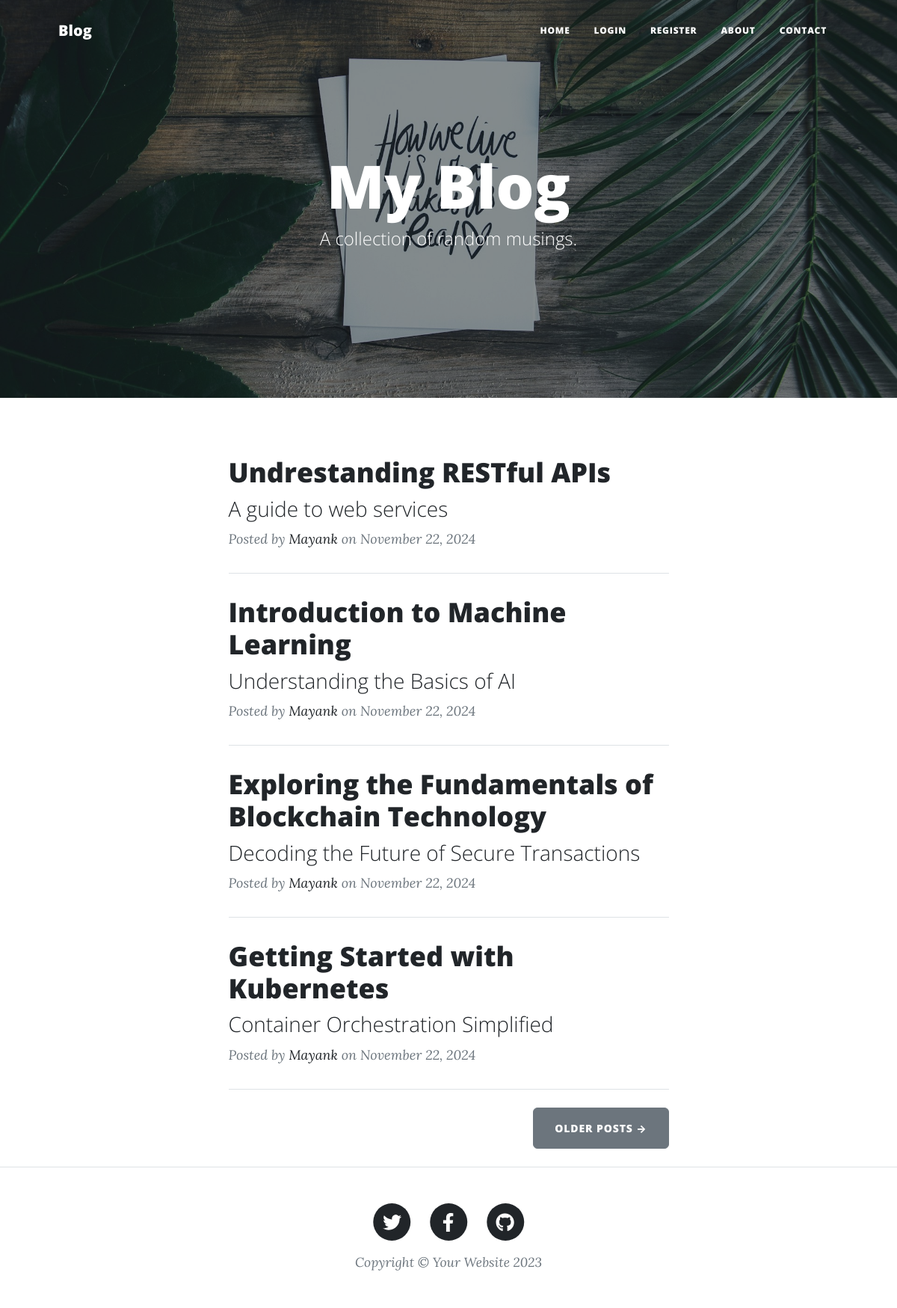
The page / on the database its author committed.
### main.py (models this page shows)
class BlogPost(db.Model):
    __tablename__ = "blog_posts"
    id: Mapped[int] = mapped_column(Integer, primary_key=True)
    author_id: Mapped[int] = mapped_column(Integer, db.ForeignKey("users.id"))
    author = relationship("User", back_populates="posts")
    title: Mapped[str] = mapped_column(String(250), unique=True, nullable=False)
    subtitle: Mapped[str] = mapped_column(String(250), nullable=False)
    date: Mapped[str] = mapped_column(String(250), nullable=False)
    body: Mapped[str] = mapped_column(Text, nullable=False)
    img_url: Mapped[str] = mapped_column(String(250), nullable=False)
    comments = relationship("Comment", back_populates="parent_post")

class User(UserMixin, db.Model):
    __tablename__ = "users"
    id: Mapped[int] = mapped_column(Integer, primary_key=True)
    email: Mapped[str] = mapped_column(String(100), unique=True)
    password: Mapped[str] = mapped_column(String(100))
    name: Mapped[str] = mapped_column(String(100))
    posts = relationship("BlogPost", back_populates="author")
    comments = relationship("Comment", back_populates="comment_author")

### main.py (the view)
@app.route('/')
def get_all_posts():
    result = db.session.execute(db.select(BlogPost))
    posts = result.scalars().all()
    return render_template("index.html", all_posts=posts, current_user=current_user)

### templates/index.html (shortened to what this page needs)
{% include "header.html" %}
<header
  class="masthead"
  style="background-image: url('../static/assets/img/home-bg.jpg')"
>
  <div class="container position-relative px-4 px-lg-5">
    <div class="row gx-4 gx-lg-5 justify-content-center">
      <div class="col-md-10 col-lg-8 col-xl-7">
        <div class="site-heading">
          <h1>My Blog</h1>
          <span class="subheading">A collection of random musings.</span>
        </div>
      </div>
    </div>
  </div>
</header>
<div class="container px-4 px-lg-5">
  <div class="row gx-4 gx-lg-5 justify-content-center">
    <div class="col-md-10 col-lg-8 col-xl-7">
      {% for post in all_posts %}
      <div class="post-preview">
        <a href="{{ url_for('show_post', post_id=post.id) }}">
          <h2 class="post-title">{{ post.title }}</h2>
          <h3 class="post-subtitle">{{ post.subtitle }}</h3>
        </a>
        <p class="post-meta">
          Posted by
          <a href="#">{{post.author.name}}</a>
          on {{post.date}}
        </p>
      </div>
      <hr class="my-4" />
      {% endfor %}
      <div class="d-flex justify-content-end mb-4">
        <a class="btn btn-secondary text-uppercase" href="#!">Older Posts →</a>
      </div>
    </div>
  </div>
</div>
{% include "footer.html" %}

### templates/header.html (shortened to what this page needs)
<!DOCTYPE html>
<html lang="en">
  <head>
    {% block styles %}
    {{ bootstrap.load_css() }}
    <link
      href="{{ url_for('static', filename='css/styles.css') }}"
      rel="stylesheet"
    />
    {% endblock %}
  </head>
  <body>
    <nav class="navbar navbar-expand-lg navbar-light" id="mainNav">
      <div class="container px-4 px-lg-5">
        <a class="navbar-brand" href="/">Blog</a>
        <div class="collapse navbar-collapse" id="navbarResponsive">
          <ul class="navbar-nav ms-auto py-4 py-lg-0">
            <li class="nav-item">
              <a
                class="nav-link px-lg-3 py-3 py-lg-4"
                href="{{ url_for('get_all_posts') }}"
                >Home</a
              >
            </li>
            {% if not current_user.is_authenticated: %}
            <li class="nav-item">
              <a
                class="nav-link px-lg-3 py-3 py-lg-4"
                href="{{ url_for('login') }}"
                >Login</a
              >
            </li>
            <li class="nav-item">
              <a
                class="nav-link px-lg-3 py-3 py-lg-4"
                href="{{ url_for('register') }}"
                >Register</a
              >
            </li>
            {% endif %}
            <li class="nav-item">
              <a
                class="nav-link px-lg-3 py-3 py-lg-4"
                href="{{ url_for('about') }}"
                >About</a
              >
            </li>
            <li class="nav-item">
              <a
                class="nav-link px-lg-3 py-3 py-lg-4"
                href="{{ url_for('contact') }}"
                >Contact</a
              >
            </li>
          </ul>
        </div>
      </div>
    </nav>
  </body>
</html>

### templates/footer.html (shortened to what this page needs)
        <footer class="border-top">
          <div class="container px-4 px-lg-5">
              <div class="row gx-4 gx-lg-5 justify-content-center">
                  <div class="col-md-10 col-lg-8 col-xl-7">
                      <ul class="list-inline text-center">
                          <li class="list-inline-item">
                              <a href="#!">
                                  <span class="fa-stack fa-lg">
                                      <i class="fas fa-circle fa-stack-2x"></i>
                                      <i class="fab fa-twitter fa-stack-1x fa-inverse"></i>
                                  </span>
                              </a>
                          </li>
                          <li class="list-inline-item">
                              <a href="#!">
                                  <span class="fa-stack fa-lg">
                                      <i class="fas fa-circle fa-stack-2x"></i>
                                      <i class="fab fa-facebook-f fa-stack-1x fa-inverse"></i>
                                  </span>
                              </a>
                          </li>
                          <li class="list-inline-item">
                              <a href="#!">
                                  <span class="fa-stack fa-lg">
                                      <i class="fas fa-circle fa-stack-2x"></i>
                                      <i class="fab fa-github fa-stack-1x fa-inverse"></i>
                                  </span>
                              </a>
                          </li>
                      </ul>
                      <div class="small text-center text-muted fst-italic">Copyright &copy; Your Website 2023</div>
                  </div>
              </div>
          </div>
      </footer>
  </body>
</html>

### rows shown on the page
BlogPost: title "Undrestanding RESTful APIs", subtitle "A guide to web services", author.name "Mayank", date "November 22, 2024"
BlogPost: title "Introduction to Machine Learning", subtitle "Understanding the Basics of AI", author.name "Mayank", date "November 22, 2024"
BlogPost: title "Exploring the Fundamentals of Blockchain Technology", subtitle "Decoding the Future of Secure Transactions", author.name "Mayank", date "November 22, 2024"
BlogPost: title "Getting Started with Kubernetes", subtitle "Container Orchestration Simplified", author.name "Mayank", date "November 22, 2024"
